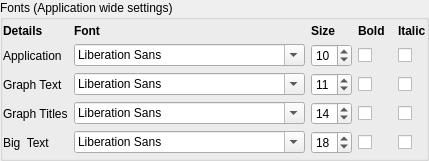
               <widget class="QGroupBox" name="fontGroupBox">
                <property name="title">
                 <string>Fonts (Application wide settings)</string>
                </property>
                <property name="flat">
                 <bool>false</bool>
                </property>
                <layout class="QVBoxLayout" name="verticalLayout_12">
                 <property name="leftMargin">
                  <number>0</number>
                 </property>
                 <property name="topMargin">
                  <number>4</number>
                 </property>
                 <property name="rightMargin">
                  <number>0</number>
                 </property>
                 <property name="bottomMargin">
                  <number>4</number>
                 </property>
                 <item>
                  <layout class="QGridLayout" name="gridLayout_3">
                   <item row="0" column="1">
                    <widget class="QLabel" name="label_19">
                     <property name="sizePolicy">
                      <sizepolicy hsizetype="Fixed" vsizetype="Fixed">
                       <horstretch>0</horstretch>
                       <verstretch>0</verstretch>
                      </sizepolicy>
                     </property>
                     <property name="font">
                      <font>
                       <weight>75</weight>
                       <bold>true</bold>
                      </font>
                     </property>
                     <property name="text">
                      <string>Font</string>
                     </property>
                    </widget>
                   </item>
                   <item row="0" column="2">
                    <widget class="QLabel" name="label_14">
                     <property name="sizePolicy">
                      <sizepolicy hsizetype="Preferred" vsizetype="Fixed">
                       <horstretch>0</horstretch>
                       <verstretch>0</verstretch>
                      </sizepolicy>
                     </property>
                     <property name="font">
                      <font>
                       <weight>75</weight>
                       <bold>true</bold>
                      </font>
                     </property>
                     <property name="text">
                      <string>Size</string>
                     </property>
                    </widget>
                   </item>
                   <item row="0" column="3">
                    <widget class="QLabel" name="label_15">
                     <property name="sizePolicy">
                      <sizepolicy hsizetype="Preferred" vsizetype="Fixed">
                       <horstretch>0</horstretch>
                       <verstretch>0</verstretch>
                      </sizepolicy>
                     </property>
                     <property name="font">
                      <font>
                       <weight>75</weight>
                       <bold>true</bold>
                      </font>
                     </property>
                     <property name="text">
                      <string>Bold  </string>
                     </property>
                     <property name="alignment">
                      <set>Qt::AlignLeading|Qt::AlignLeft|Qt::AlignVCenter</set>
                     </property>
                    </widget>
                   </item>
                   <item row="0" column="4">
                    <widget class="QLabel" name="label_16">
                     <property name="sizePolicy">
                      <sizepolicy hsizetype="Preferred" vsizetype="Preferred">
                       <horstretch>0</horstretch>
                       <verstretch>0</verstretch>
                      </sizepolicy>
                     </property>
                     <property name="font">
                      <font>
                       <weight>75</weight>
                       <bold>true</bold>
                      </font>
                     </property>
                     <property name="text">
                      <string>Italic</string>
                     </property>
                    </widget>
                   </item>
                   <item row="1" column="0">
                    <widget class="QLabel" name="label_10">
                     <property name="sizePolicy">
                      <sizepolicy hsizetype="Fixed" vsizetype="Preferred">
                       <horstretch>0</horstretch>
                       <verstretch>0</verstretch>
                      </sizepolicy>
                     </property>
                     <property name="text">
                      <string>Application</string>
                     </property>
                    </widget>
                   </item>
                   <item row="1" column="1">
                    <widget class="QFontComboBox" name="applicationFont"/>
                   </item>
                   <item row="1" column="2">
                    <widget class="QSpinBox" name="applicationFontSize">
                     <property name="maximumSize">
                      <size>
                       <width>80</width>
                       <height>16777215</height>
                      </size>
                     </property>
                     <property name="minimum">
                      <number>6</number>
                     </property>
                     <property name="maximum">
                      <number>30</number>
                     </property>
                     <property name="value">
                      <number>10</number>
                     </property>
                    </widget>
                   </item>
                   <item row="1" column="3">
                    <widget class="QCheckBox" name="applicationFontBold">
                     <property name="sizePolicy">
                      <sizepolicy hsizetype="Fixed" vsizetype="Fixed">
                       <horstretch>0</horstretch>
                       <verstretch>0</verstretch>
                      </sizepolicy>
                     </property>
                     <property name="layoutDirection">
                      <enum>Qt::LeftToRight</enum>
                     </property>
                     <property name="text">
                      <string/>
                     </property>
                    </widget>
                   </item>
                   <item row="1" column="4">
                    <widget class="QCheckBox" name="applicationFontItalic">
                     <property name="sizePolicy">
                      <sizepolicy hsizetype="Fixed" vsizetype="Fixed">
                       <horstretch>0</horstretch>
                       <verstretch>0</verstretch>
                      </sizepolicy>
                     </property>
                     <property name="text">
                      <string/>
                     </property>
                    </widget>
                   </item>
                   <item row="2" column="0">
                    <widget class="QLabel" name="label_11">
                     <property name="sizePolicy">
                      <sizepolicy hsizetype="Fixed" vsizetype="Preferred">
                       <horstretch>0</horstretch>
                       <verstretch>0</verstretch>
                      </sizepolicy>
                     </property>
                     <property name="text">
                      <string>Graph Text</string>
                     </property>
                    </widget>
                   </item>
                   <item row="2" column="1">
                    <widget class="QFontComboBox" name="graphFont"/>
                   </item>
                   <item row="2" column="2">
                    <widget class="QSpinBox" name="graphFontSize">
                     <property name="maximumSize">
                      <size>
                       <width>80</width>
                       <height>16777215</height>
                      </size>
                     </property>
                     <property name="minimum">
                      <number>6</number>
                     </property>
                     <property name="maximum">
                      <number>40</number>
                     </property>
                     <property name="value">
                      <number>11</number>
                     </property>
                    </widget>
                   </item>
                   <item row="2" column="3">
                    <widget class="QCheckBox" name="graphFontBold">
                     <property name="sizePolicy">
                      <sizepolicy hsizetype="Fixed" vsizetype="Fixed">
                       <horstretch>0</horstretch>
                       <verstretch>0</verstretch>
                      </sizepolicy>
                     </property>
                     <property name="text">
                      <string/>
                     </property>
                    </widget>
                   </item>
                   <item row="2" column="4">
                    <widget class="QCheckBox" name="graphFontItalic">
                     <property name="sizePolicy">
                      <sizepolicy hsizetype="Fixed" vsizetype="Fixed">
                       <horstretch>0</horstretch>
                       <verstretch>0</verstretch>
                      </sizepolicy>
                     </property>
                     <property name="text">
                      <string/>
                     </property>
                    </widget>
                   </item>
                   <item row="3" column="0">
                    <widget class="QLabel" name="label_12">
                     <property name="sizePolicy">
                      <sizepolicy hsizetype="Fixed" vsizetype="Preferred">
                       <horstretch>0</horstretch>
                       <verstretch>0</verstretch>
                      </sizepolicy>
                     </property>
                     <property name="text">
                      <string>Graph Titles</string>
                     </property>
                    </widget>
                   </item>
                   <item row="3" column="1">
                    <widget class="QFontComboBox" name="titleFont"/>
                   </item>
                   <item row="3" column="2">
                    <widget class="QSpinBox" name="titleFontSize">
                     <property name="maximumSize">
                      <size>
                       <width>80</width>
                       <height>16777215</height>
                      </size>
                     </property>
                     <property name="minimum">
                      <number>6</number>
                     </property>
                     <property name="maximum">
                      <number>40</number>
                     </property>
                     <property name="value">
                      <number>14</number>
                     </property>
                    </widget>
                   </item>
                   <item row="3" column="3">
                    <widget class="QCheckBox" name="titleFontBold">
                     <property name="sizePolicy">
                      <sizepolicy hsizetype="Fixed" vsizetype="Fixed">
                       <horstretch>0</horstretch>
                       <verstretch>0</verstretch>
                      </sizepolicy>
                     </property>
                     <property name="text">
                      <string/>
                     </property>
                    </widget>
                   </item>
                   <item row="3" column="4">
                    <widget class="QCheckBox" name="titleFontItalic">
                     <property name="sizePolicy">
                      <sizepolicy hsizetype="Fixed" vsizetype="Fixed">
                       <horstretch>0</horstretch>
                       <verstretch>0</verstretch>
                      </sizepolicy>
                     </property>
                     <property name="text">
                      <string/>
                     </property>
                    </widget>
                   </item>
                   <item row="4" column="0">
                    <widget class="QLabel" name="label_13">
                     <property name="sizePolicy">
                      <sizepolicy hsizetype="Fixed" vsizetype="Preferred">
                       <horstretch>0</horstretch>
                       <verstretch>0</verstretch>
                      </sizepolicy>
                     </property>
                     <property name="text">
                      <string>Big  Text</string>
                     </property>
                    </widget>
                   </item>
                   <item row="4" column="1">
                    <widget class="QFontComboBox" name="bigFont"/>
                   </item>
                   <item row="4" column="2">
                    <widget class="QSpinBox" name="bigFontSize">
                     <property name="maximumSize">
                      <size>
                       <width>80</width>
                       <height>16777215</height>
                      </size>
                     </property>
                     <property name="minimum">
                      <number>6</number>
                     </property>
                     <property name="maximum">
                      <number>72</number>
                     </property>
                     <property name="value">
                      <number>18</number>
                     </property>
                    </widget>
                   </item>
                   <item row="4" column="3">
                    <widget class="QCheckBox" name="bigFontBold">
                     <property name="sizePolicy">
                      <sizepolicy hsizetype="Fixed" vsizetype="Fixed">
                       <horstretch>0</horstretch>
                       <verstretch>0</verstretch>
                      </sizepolicy>
                     </property>
                     <property name="text">
                      <string/>
                     </property>
                    </widget>
                   </item>
                   <item row="4" column="4">
                    <widget class="QCheckBox" name="bigFontItalic">
                     <property name="sizePolicy">
                      <sizepolicy hsizetype="Fixed" vsizetype="Fixed">
                       <horstretch>0</horstretch>
                       <verstretch>0</verstretch>
                      </sizepolicy>
                     </property>
                     <property name="text">
                      <string/>
                     </property>
                    </widget>
                   </item>
                   <item row="0" column="0">
                    <widget class="QLabel" name="label_30">
                     <property name="sizePolicy">
                      <sizepolicy hsizetype="Preferred" vsizetype="Fixed">
                       <horstretch>0</horstretch>
                       <verstretch>0</verstretch>
                      </sizepolicy>
                     </property>
                     <property name="font">
                      <font>
                       <weight>75</weight>
                       <bold>true</bold>
                      </font>
                     </property>
                     <property name="text">
                      <string>Details</string>
                     </property>
                    </widget>
                   </item>
                  </layout>
                 </item>
                </layout>
               </widget>
